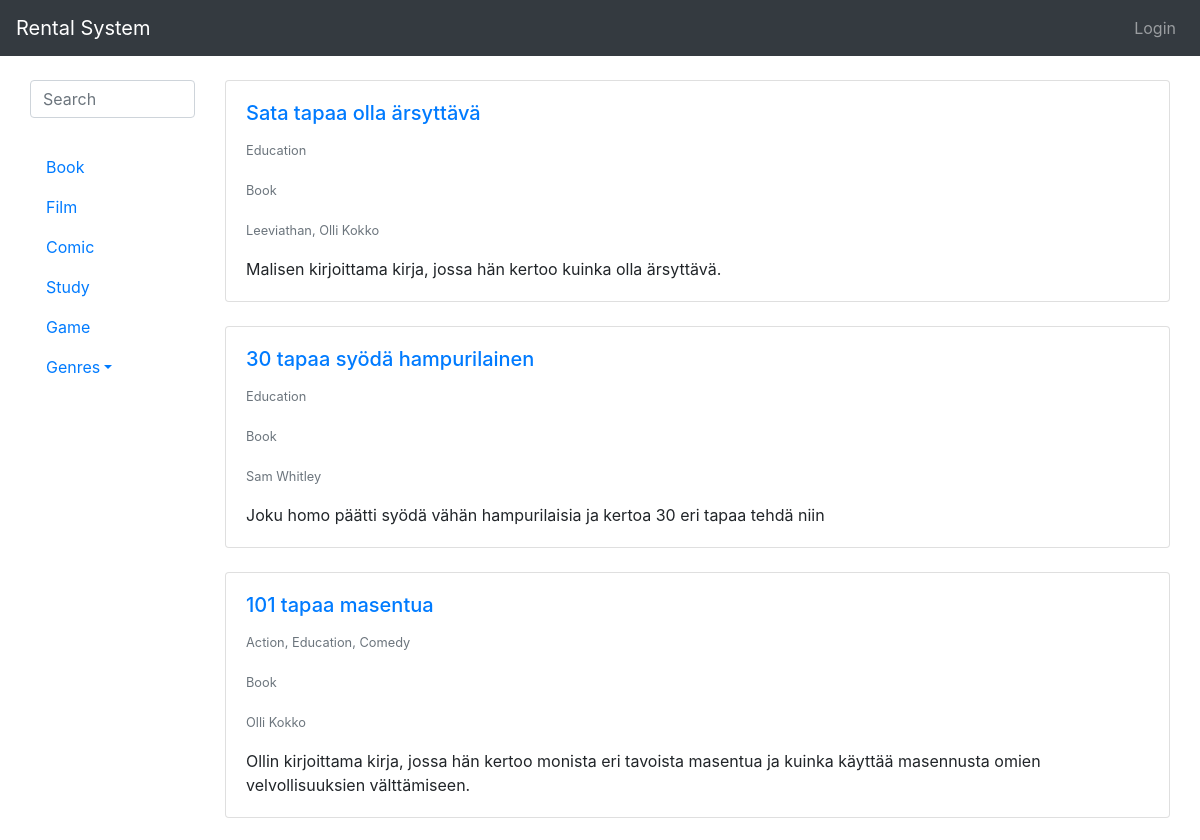
/?search=Book (upper part), run on an earlier commit of the app's database.
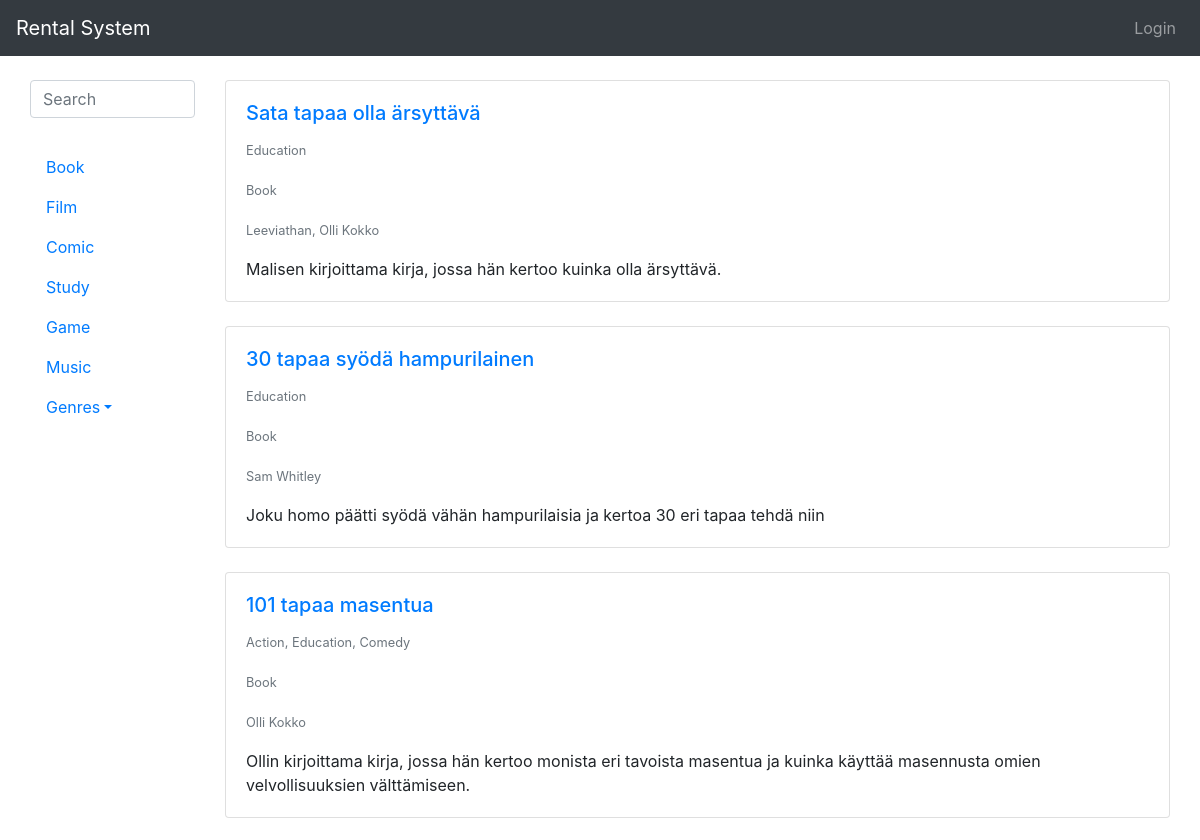
And on a later commit of the database.
### rental_system/models.py (models this page shows, shortened)
class Type(models.Model):
    type = models.CharField(max_length=200)
    def __str__(self):
        return self.type

class Work(models.Model):
    creators = models.ManyToManyField(Creator)
    type = models.ForeignKey(Type, on_delete=models.CASCADE)
    genres = models.ManyToManyField(Genre)
    publishers = models.ManyToManyField(Publisher, null=True, blank=True)
    title = models.CharField(max_length=200)
    desc = models.TextField(max_length=500)
    pub_date = models.IntegerField(
        default=2020,
        validators=[
            MaxValueValidator(datetime.date.today().year),
            MinValueValidator(1800)
        ]
    )

class Genre(models.Model):
    genre = models.CharField(max_length=200)
    def __str__(self):
        return self.genre

class Creator(models.Model):
    first_name = models.CharField(max_length=200, null=True)
    last_name = models.CharField(max_length=200, null=True)
    display_name = models.CharField(max_length=200, default="Display name")
    use_display_name = models.BooleanField(default=False)
    def __str__(self):
        if (self.use_display_name == True):
            return self.display_name
        else:
            return self.first_name + " " + self.last_name

### rental_system/views.py (the view)
# urls.py: path('', views.index, name='index'),
def index(request):
    works = Work.objects.order_by('-pub_date').all()
    types = Type.objects.all()
    genres = Genre.objects.all()
    if not request.GET.get('search'):
        paginator = Paginator(works, 5)
        page_number = request.GET.get('page')
        page_obj = paginator.get_page(page_number)
    else:
        page_obj = works
    context = {'works': page_obj, 'types': types, 'genres': genres}
    query = ""
    if request.GET.get('search'):
        query = request.GET['search']
        context['query'] = str(query)
    posts = sorted(search(query), key=attrgetter('title'), reverse=True)
    context['posts'] = posts
    return render(request, 'rental_system/index.html', context)

### rental_system/views.py (called while the page is built)
def search(query=None):
    queryset = []
    queries = query.split(" ") #
    for search in queries:
        obj = Work.objects.filter(Q(title__iexact=search) | Q(desc__iexact=search))
        for post in obj:
            queryset.append(post)
    return list(set(queryset))

### rental_system/templates/rental_system/index.html (shortened to what this page needs)
{% extends 'base.html' %}
{% block content %}
{% load static %}
<link rel="stylesheet" href="{% static 'mobile.css' %}">
<link rel="stylesheet" href="{% static 'darkmode.css' %}">
<div class="container-fluid">
    <div class="row">
        {% if types %}
        <div class="col-lg-2 col-12">
            <nav id="sidebar">
                <div class="searchbar">
                    <form name="searchform" method="GET">
                        <input type="text" class="form-control" name="search" id="search" placeholder="Search"
                            minlength="3" autocomplete="off" required>
                    </form>
                </div>
                <br>
                <div class="pc">
                    <ul class="nav flex-column">
                        {% for type in types %}
                        <li>
                            <a href="?search={{ type }}" class="nav-link">{{ type }}</a>
                        </li>
                        {% endfor %}
                        <li class="nav-item dropdown">
                            <a class="nav-link dropdown-toggle" data-toggle="dropdown" href="#" role="button"
                                aria-haspopup="true" aria-expanded="false">Genres</a>
                        </li>
                    </ul>
                </div>
            </nav>
        </div>
        {% endif %}
        {% if works %}
        <div class="col-md-10 col-12">
            {% for work in works %}
            {% if query in work.title.casefold or query in work.desc or query in work.creators.all|join:", " or query in work.genres.all|join:", "  or query in work.type.type %}
            <div class="card">
                <div class="card-body">
                    <a href="work/{{ work.id }}">
                        <h5 class="card-title">{{ work.title }}</h5>
                    </a>
                    <p class="card-text"><small class="text-muted">{{ work.genres.all|join:", " }}</small></p>
                    <p class="card-text"><small class="text-muted">{{ work.type.type }}</small></p>
                    <p class="card-text"><small class="text-muted">{{ work.creators.all|join:", " }}</small></p>
                    <p class="card-text">{{ work.desc }}</p>
                </div>
            </div>
            <br>
            {% endif %}
            {% endfor %}
        </div>
    </div>
    {% else %}
    <p>No works are available.</p>
    {% endif %}
</div>
{% endblock %}

What changed in the data, as far as the page shows it:
added Type: type "Music"
